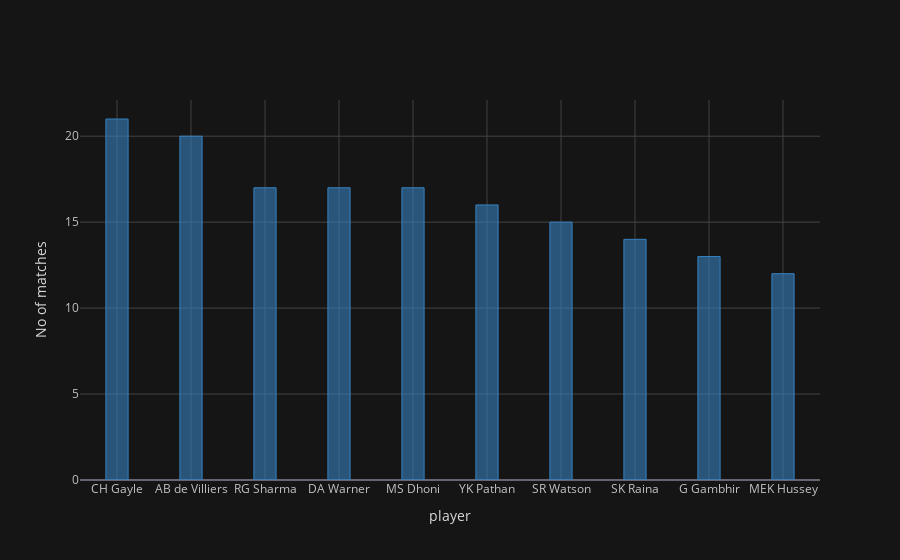

The cell this chart's notebook holds for it:
### Markdown cell above
### Top Players

### Code cell
d=data['player_of_match'].value_counts()[:10]
d.iplot(kind='bar',xTitle='player', yTitle='No of matches',barmode='stack', theme='solar',bargap=0.7,color='blue'
       )

### Figure 1 — Plotly figure (JSON) as saved in the notebook; plotly's stock layout.template omitted (floating-point values rounded to 4 significant figures)
{"data": [{"marker": {"color": "rgba(55, 128, 191, 0.6)", "line": {"color": "rgba(55, 128, 191, 1.0)", "width": 1}}, "name": "player_of_match", "orientation": "v", "text": "", "type": "bar", "x": ["CH Gayle", "AB de Villiers", "RG Sharma", "DA Warner", "MS Dhoni", "YK Pathan", "SR Watson", "SK Raina", "G Gambhir", "MEK Hussey"], "y": [21, 20, 17, 17, 17, 16, 15, 14, 13, 12]}], "layout": {"bargap": 0.7, "barmode": "stack", "legend": {"bgcolor": "#151516", "font": {"color": "#D9D9D9"}, "traceorder": "normal"}, "paper_bgcolor": "#151516", "plot_bgcolor": "#151516", "title": {"font": {"color": "#D9D9D9"}}, "xaxis": {"gridcolor": "#434343", "showgrid": true, "tickfont": {"color": "#C2C2C2"}, "title": {"font": {"color": "#D9D9D9"}, "text": "player"}, "zerolinecolor": "#666570"}, "yaxis": {"gridcolor": "#434343", "showgrid": true, "tickfont": {"color": "#C2C2C2"}, "title": {"font": {"color": "#D9D9D9"}, "text": "No of matches"}, "zerolinecolor": "#666570"}}}
